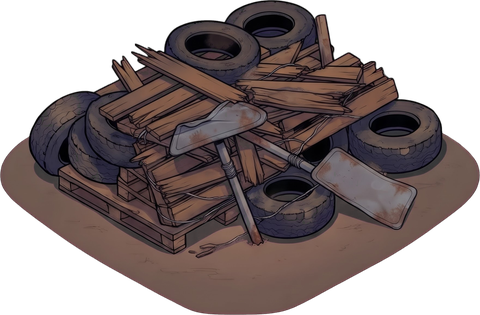
#> input picture images/v3/base_barricade_broken.png, 480 x 315 px; its folder holds only this picture in this run
$ python process_assets.py
#> lines starting #> are read from the running program, lines starting #| are printed output that depends on the picture
#!/usr/bin/env python3
"""Détoure les images générées (Gemini, fond magenta #FF00FF) et les prépare pour le jeu.

Usage :
    python3 tools/process_assets.py            # traite seulement les nouveautés de docs/raw/V3
    python3 tools/process_assets.py --liste    # montre les nouveautés sans rien traiter
    python3 tools/process_assets.py --tout     # retraite tout (après un changement de réglage)
    options : --source docs/raw/V3 --sortie images/v3 --tolerance 60 --douceur 70 --ouverture 4

Nouveauté = image absente de manifest.json, ou dont le fichier a changé (empreinte SHA-1 gardée
dans le manifest). Un personnage déjà traité garde son échelle (echelles_perso du manifest) :
ses nouvelles poses sortent à la même taille que les anciennes.

Pour chaque image (.png, .jpg) du dossier source (jamais modifié ni supprimé ; les sous-dossiers,
archives, sont ignorés) :
1. contrôle du fond : couleur médiane des coins, acceptée si elle est uniforme sur les bords et de
   teinte magenta (rouge et bleu > vert + 100 : magenta pur, délavé ou mauve) ; un faux damier de
   transparence (gris/blanc) est signalé et l'image n'est pas traitée ;
2. clé couleur : distance à la couleur de fond mesurée < tolérance = transparent, puis une zone de
   transition (« douceur ») où l'alpha monte et où la couleur est démélangée du fond ;
3. ombres violettes (ombre peinte en magenta sombre, fumée violette) reliées au fond : noir
   semi-transparent, opacité = assombrissement par rapport au fond ; teinte violette légère reliée
   au fond (bord du tapis, lueur) : désaturée (props, carte, murs) ou effacée (items) ; mauve
   enfermé (ombre peinte sur le tapis des base_, sol vu à travers un objet) : désaturé ;
4. défrangeage : sur les 3 px du bord, la teinte magenta restante est retirée (liseré rose,
   surtout dû à la compression JPEG) ; poussières isolées et traits très fins supprimés ;
5. personnages : le faisceau de lampe peint (clair, hors du contour noir) est retiré, le jeu
   dessine le sien ; les taches détachées du corps (< 2 % de sa surface) sont effacées ;
6. props à socle de dalles (SOCLE) : socle effacé depuis l'extérieur, ombre elliptique douce ;
7. rognage au contenu, puis taille selon le préfixe du nom (voir CATEGORIES) ;
6. floor_ : texture carrée vue de dessus -> losange isométrique de la taille des dalles du jeu
   (rotation 45°, écrasement vertical à Iso.RAPPORT) ;
7. écriture dans le dossier de sortie (nom en minuscules, « - » -> « _ ») et mise à jour de
   manifest.json (taille, ancre aux pieds, coins au sol, anomalies).
Besoin : Python 3, numpy, pillow, scipy.
"""
import argparse
import glob
import hashlib
import json
import os
import re

import numpy as np
from PIL import Image, ImageDraw, ImageFilter
from scipy import ndimage

RACINE = os.path.dirname(os.path.dirname(os.path.abspath(__file__)))
MAGENTA = np.array([255.0, 0.0, 255.0])

# Grille isométrique du jeu (scripts/iso.gd, scripts/niveau.gd)
ISO_K = 0.6
ISO_RAPPORT = 0.588                      # hauteur / largeur d'un losange (1,7:1, pas 2:1)
CASE = 200.0                             # une dalle couvre une case du monde
LARGEUR_CASE_ECRAN = 2 * CASE * ISO_K    # 240 px à l'écran
TEXTURE_X = 2                            # textures à 2x la taille à l'écran (tablette)

# Dalle : même largeur que les dalles V2 de l'atlas (~385 px), losange exact
DALLE_LARGEUR = 384
DALLE_HAUTEUR = round(DALLE_LARGEUR * ISO_RAPPORT)   # 226

# Hauteur (pose debout) des personnages, en pixels de texture : le héros V2 fait ~240 px
# (affiché à 0,5 dans le jeu), le zombie maigre ~200, le gros ~217.
HAUTEURS = {"heros": 240, "heroine": 240, "survivor": 230, "zombie": 210}
# Zombies V4 (planches) : pieds au milieu des deux pieds (voir pieds_milieu)
PIEDS_MILIEU = {"zombie_big", "zombie_thin", "zombie_runner", "heros", "heroine"}   # coureur : seulement ses poses V4 (les V3 gardent leur ancre)
# Rescapés V4 : chacun sa taille (fillette plus petite, adultes plus grands que le garçon au chat)
ACCROUPI = 0.75                          # hauteur de la pose « hiding » des rescapés / hauteur debout
HAUTEURS_PERSO = {"survivor_girl": 200, "survivor_teen": 245, "survivor_grandpa": 250, "survivor_nurse": 260,
                  # Zombies V4 : gros un peu plus haut que le coureur, maigre entre les deux (comme en V2)
                  "zombie_big": 215, "zombie_thin": 205}

# Préfixe -> catégorie
CATEGORIES = {
    "heros": "perso", "heroine": "perso", "zombie": "perso", "survivor": "perso",
    "item": "item", "icon": "icon", "prop": "prop", "base": "prop", "bg": "bg", "floor": "floor",
    "map": "map", "wall": "wall",
}
COTE = {"item": 128, "icon": 192}        # plus grand côté
BG_MAX = 2048
MAP_LARGEUR = 400                        # vignettes de la carte (largeur)
COTE_NOM = {"map_lock": 192}             # exceptions : plus grand côté
# Murs : même échelle que le pan V2 « mur » de l'atlas (data/atlas.gd, 349 px de large pour un pan
# de Mur.LONGUEUR_PANNEAU = 200 unités monde) : un wall_ = un pan.
MUR_LARGEUR = 349
# Mât très haut et fin : mis à l'échelle sur la hauteur (x base_shelter_1), pas sur la largeur
HAUTEUR_RELATIVE = {"base_floodlight": ("base_shelter_1", 1.4)}
# Poses d'un même objet découpées dans une planche (V5) : même échelle pour toutes (leur largeur varie avec le
# canon), début du nom -> échelle depuis la planche source
ECHELLE_PLANCHE = {"base_turret_": 0.5}
# Sols V5 dont Gemini a cerné le carré d'un trait noir : bord rogné (fraction du côté) avant la mise en losange
BORD_SOL = {"floor_asphalt": 0.012}
# base_ dont l'ombre est dessinée détachée sous le tapis de terre (îlot qui flotte) : ombre effacée
SANS_OMBRE_DESSOUS = {"base_infirmary"}
# Objets dont la lueur peinte autour du contour s'est mêlée au magenta (halo rose) : halo effacé
SANS_HALO = {"item_apple"}
# Props dont des restes du contour du socle sont restés détachés : seule la plus grande tache opaque est gardée
UNE_TACHE = {"prop_crate"}

# Fond accepté : rouge et bleu au-dessus du vert d'au moins FOND_ECART (magenta pur, délavé, mauve)
FOND_ECART = 100
# Props posés sur un socle de dalles bleu-gris (joints noirs) à effacer ; les base_ gardent leur tapis
SOCLE = {"prop_sofa_2c", "prop_bed_2c", "prop_fridge", "prop_kitchen_table_2c", "prop_shelf_food_2c",
         "prop_freezer", "prop_checkout_2c", "prop_pallet", "prop_neon",
         # V4 (pharmacie)
         "prop_pharmacy_counter_2c", "prop_pharmacy_shelf_2c", "prop_pharmacy_display", "prop_wheelchair",
         "prop_waiting_chairs_2c", "prop_medical_cabinet", "prop_medical_cart", "prop_pharmacy_cross",
         # V5 (restes V2 des lieux)
         "prop_crate", "prop_crate_big", "prop_cardboard"}
SOCLE_COULEUR = np.array([52.0, 57.0, 82.0])
TACHE_PART = 0.02                        # personnages : taches détachées < 2 % de la surface effacées

# Mots de pose : ce qui les précède nomme le personnage (Heros-walk-a -> heros, même échelle
# pour toutes ses poses : la hauteur médiane de ses poses vaut HAUTEURS[préfixe]).
POSES = {"idle", "iddle", "walk", "run", "attack", "hit", "hurt", "death", "die", "dead",
         "hide", "hiding", "follow", "happy", "back", "front", "side", "a", "b", "c", "d", "1", "2", "3", "4"}


def categorie(nom):
    m = re.match(r"([a-z]+)[-_]", nom.lower())
    if not m or m.group(1) not in CATEGORIES:
        return None, None
    return m.group(1), CATEGORIES[m.group(1)]


# [8 lines left out: function personnage, not called in this run]


# --- Contrôle du fond ---------------------------------------------------------------------

def examiner_fond(p, tolerance):
    """Regarde une bande de 4 % sur les bords : ('magenta', couleur mesurée, part), ('damier', ...)
    ou ('inconnu', ...). Couleur = médiane des 4 coins ; acceptée si au moins 60 % des bords en
    sont proches et si elle est de teinte magenta (rouge et bleu > vert + FOND_ECART)."""
    h, w, _ = p.shape
    m = max(4, int(min(h, w) * 0.04))
    bord = np.concatenate([p[:m].reshape(-1, 3), p[-m:].reshape(-1, 3),
                           p[:, :m].reshape(-1, 3), p[:, -m:].reshape(-1, 3)])
    coins = np.concatenate([p[:m, :m].reshape(-1, 3), p[:m, -m:].reshape(-1, 3),
                            p[-m:, :m].reshape(-1, 3), p[-m:, -m:].reshape(-1, 3)])
    couleur = np.median(coins, axis=0)
    part = float((np.linalg.norm(bord - couleur, axis=-1) < tolerance / 2).mean())
    teinte = couleur[0] - couleur[1] >= FOND_ECART and couleur[2] - couleur[1] >= FOND_ECART
    if part > 0.6 and teinte:
        return "magenta", couleur, part
    part_magenta = float((np.linalg.norm(bord - MAGENTA, axis=-1) < tolerance).mean())
    # Damier : gris neutres clairs, sur deux niveaux, qui alternent
    neutre = (bord.max(-1) - bord.min(-1) < 24) & (bord.mean(-1) > 110)
    if neutre.mean() > 0.6:
        lum = bord[neutre].mean(-1)
        if np.percentile(lum, 90) - np.percentile(lum, 10) > 12:
            return "damier", None, part_magenta
    return "inconnu", None, part_magenta


# [127 lines left out: functions damier_interieur, detourer, ombres_violettes, devioler, desaturer_mauve, taches and 1 more, not called in this run]


def eroder(masque, rayon):
    im = Image.fromarray((masque * 255).astype(np.uint8))
    return np.asarray(im.filter(ImageFilter.MinFilter(2 * rayon + 1))) > 127


def dilater(masque, rayon):
    im = Image.fromarray((masque * 255).astype(np.uint8))
    return np.asarray(im.filter(ImageFilter.MaxFilter(2 * rayon + 1))) > 127


# [57 lines left out: functions defranger, nettoyer, ouvrir, connexe, retirer_faisceau, not called in this run]


# --- Mise en forme ---------------------------------------------------------------------------

def vers_image(rgb, alpha):
    return Image.fromarray(np.dstack([np.clip(rgb, 0, 255), alpha * 255]).astype(np.uint8))


# [12 lines left out: functions boite_utile, redimensionner, not called in this run]


def echelle_vers(image, cote):
    e = cote / max(image.size)
    return e


# [108 lines left out: functions ancres, sans_ombre_pieds, une_tache, sans_halo, sans_ombre_dessous, pieds_milieu and 2 more, not called in this run]


# --- Traitement ------------------------------------------------------------------------------

def traiter(chemin, args):
    nom = os.path.splitext(os.path.basename(chemin))[0]
    sortie = re.sub(r"[-\s]+", "_", nom.lower())
    res = {"nom": sortie, "source": os.path.relpath(chemin, RACINE), "anomalies": []}
    prefixe, cat = categorie(nom)
    res["categorie"] = cat or "inconnue"
    if cat is None:
        res["anomalies"].append("préfixe inconnu : traitée sans redimensionnement")
    if chemin.lower().endswith((".jpg", ".jpeg")):
        res["anomalies"].append("JPEG (pas PNG) : fond magenta bruité, tolérance appliquée")

    source = Image.open(chemin)
    if source.mode in ("RGBA", "LA", "P") and "A" in source.convert("RGBA").getbands():
        a = np.asarray(source.convert("RGBA").getchannel("A"))
        if a.min() < 255:
            res["anomalies"].append("contient déjà de la transparence (ignorée)")
    p = np.asarray(source.convert("RGB")).astype(float)

    # Dalles et fonds remplissent souvent toute l'image : détourés seulement si bordés de magenta
    fond, couleur, part = examiner_fond(p, args.tolerance)
    plein = cat in ("floor", "bg") and fond != "magenta"
    if fond == "damier" and cat != "floor":
        res["anomalies"].append("FAUX DAMIER de transparence au lieu du magenta : non traitée")
        res["rejet"] = True
        return res, None
    if fond != "magenta" and not plein:
        res["anomalies"].append("fond pas magenta (%.0f %% des bords) : non traitée" % (part * 100))
        res["rejet"] = True
        return res, None

    if plein:
        rgb, alpha = p.copy(), np.ones(p.shape[:2])
    else:
        rgb, alpha = detourer(p, couleur, args.tolerance, args.douceur)
        res["fond"] = [int(round(c)) for c in couleur]
        if np.linalg.norm(couleur - MAGENTA) > args.tolerance:
            res["anomalies"].append("fond magenta délavé %s : détouré sur cette couleur" % res["fond"])
    if cat != "floor" and damier_interieur(p, alpha):
        res["anomalies"].append("FAUX DAMIER dans l'image (derrière le sujet) : à régénérer")
    violet = np.zeros(alpha.shape, bool)
    if not plein and cat != "floor":
        violet = ombres_violettes(p, couleur, rgb, alpha)
        if violet.any():
            res["ombre_violette_px"] = int(violet.sum())
        if cat in ("prop", "map", "wall", "item"):
            teinte = devioler(p, rgb, alpha, violet, effacer=cat == "item")
            if teinte:
                res["teinte_violette_px"] = teinte
        if cat == "prop":
            res["mauve_desature_px"] = desaturer_mauve(rgb, alpha, sombre_seulement=prefixe != "base")
    if not plein:
        res["defrange_px"] = defranger(rgb, alpha)
        res["poussieres_px"] = nettoyer(alpha)
    if cat == "perso" and prefixe != "survivor":     # seuls le héros et les zombies V3 ont une lampe
        retire = retirer_faisceau(rgb, alpha)
        if retire:
            res["faisceau_retire_px"] = retire
            res["anomalies"].append("faisceau de lampe peint, retiré (%d px)" % retire)
    if cat != "floor" and not plein:
        res["traits_fins_px"] = ouvrir(alpha, args.ouverture)
    if cat == "perso":
        tache = taches(alpha, TACHE_PART)
        if tache:
            res["taches_px"] = tache
            res["anomalies"].append("taches détachées du corps effacées (%d px)" % tache)
    if sortie in SOCLE:
        # Le socle montre l'emprise : l'échelle se calcule sur sa largeur, pas sur celle de l'objet
        xs = np.nonzero((alpha > 8 / 255).any(axis=0))[0]
        res["largeur_socle_source"] = int(xs.max() - xs.min() + 1)
        res["socle_px"] = effacer_socle(p, rgb, alpha, violet)
        res["anomalies"].append("socle de dalles effacé (%d px), ombre elliptique ajoutée" % res["socle_px"])

    image = vers_image(rgb, alpha)
    boite = boite_utile(image)
    if boite is None:
        res["anomalies"].append("vide après détourage : non traitée")
        res["rejet"] = True
        return res, None
    w, h = image.size
    if cat not in ("floor", "bg") and (boite[0] <= 1 or boite[1] <= 1 or boite[2] >= w - 1 or boite[3] >= h - 1):
        res["anomalies"].append("touche le bord de l'image : sujet peut-être coupé")
    image = image.crop(boite)
    res["prefixe"] = prefixe
    res["personnage"] = personnage(nom) if cat == "perso" else None
    return res, image


# [61 lines left out: function mettre_a_taille, not called in this run]


def empreinte(chemin):
    with open(chemin, "rb") as fh:
        return hashlib.sha1(fh.read()).hexdigest()


def nom_sortie(chemin):
    return re.sub(r"[-\s]+", "_", os.path.splitext(os.path.basename(chemin))[0].lower())


def main():
    ap = argparse.ArgumentParser(description=__doc__, formatter_class=argparse.RawDescriptionHelpFormatter)
    ap.add_argument("--source", default=os.path.join(RACINE, "docs", "raw", "V3"))
    ap.add_argument("--sortie", default=os.path.join(RACINE, "images", "v3"))
    ap.add_argument("--manifest", default=None, help="défaut : <sortie>/manifest.json")
    ap.add_argument("--tolerance", type=float, default=60, help="distance RGB au magenta = transparent")
    ap.add_argument("--douceur", type=float, default=70, help="largeur de la transition vers l'opaque")
    ap.add_argument("--ouverture", type=int, default=4, help="traits plus fins que 2 x N px effacés (0 = rien)")
    ap.add_argument("--liste", action="store_true", help="montre seulement les nouveautés, sans rien traiter")
    ap.add_argument("--tout", action="store_true", help="retraite toutes les images (et recalcule les échelles)")
    args = ap.parse_args()
    manifest_chemin = args.manifest or os.path.join(args.sortie, "manifest.json")

    manifest = {"images": {}}
    if os.path.exists(manifest_chemin):
        with open(manifest_chemin, encoding="utf-8") as fh:
            manifest = json.load(fh)
    connues = manifest["images"]

    fichiers = sorted(f for f in glob.glob(os.path.join(args.source, "*"))
                      if f.lower().endswith((".png", ".jpg", ".jpeg")))
    if not fichiers:
        print("Aucune image dans", args.source)
        return

    # Nouveautés : image absente du manifest, ou modifiée depuis (empreinte du fichier source)
    a_traiter, a_jour, vus = [], [], {}
    for f in fichiers:
        cle = nom_sortie(f)
        if cle in vus:
            print("  ignorée :", os.path.basename(f), "donnerait le même fichier que", os.path.basename(vus[cle]))
            continue
        vus[cle] = f
        ancienne = connues.get(cle)
        if ancienne is None:
            etat = "nouvelle"
        elif ancienne.get("empreinte") != empreinte(f):
            etat = "modifiée"
        else:
            etat = None
        if etat or args.tout:
            a_traiter.append((f, etat or "retraitée"))
        else:
            a_jour.append(cle)
    disparues = sorted(set(connues) - set(vus))

    print("Déjà traitées, inchangées : %d" % len(a_jour))
    print("À traiter : %d" % len(a_traiter))
    for f, etat in a_traiter:
        print("  %-30s %s" % (os.path.basename(f), etat))
    if disparues:
        print("Dans le manifest mais plus dans la source (gardées) :", ", ".join(disparues))
    if args.liste or not a_traiter:
        return

    resultats = []
    for f, etat in a_traiter:
        print("…", os.path.basename(f), flush=True)
        res, image = traiter(f, args)
#> in traiter, source is the input picture: PIL image 480x315 RGBA; mean R, G, B, A 54.5, 43.2, 42.5, 162.2
#> in traiter, `a = np.asarray(source.convert("RGBA").getchannel("A"))`:
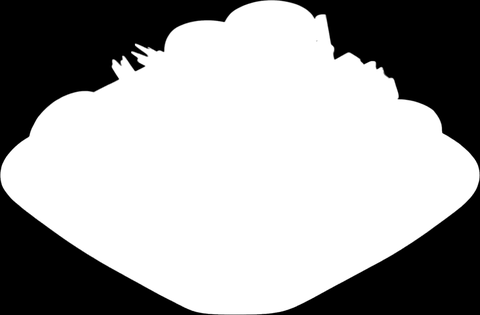
#> a: shape (315, 480); min 0, max 255, mean 162.2
#> in traiter, `p = np.asarray(source.convert("RGB")).astype(float)`:
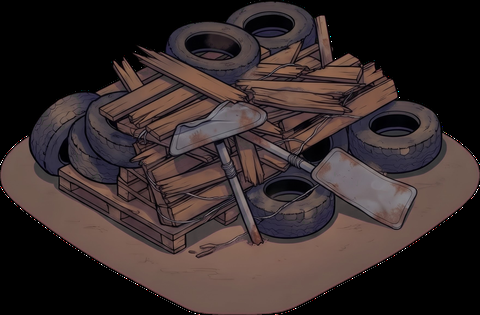
#> p: shape (315, 480, 3) float64; mean R, G, B 54.5, 43.2, 42.5
#> in examiner_fond, `coins = np.concatenate([p[:m, :m].reshape(-1, 3), p[:m, -m:].reshape(-..`: coins = 576 rows, first 8: [0, 0, 0], [0, 0, 0], [0, 0, 0], [0, 0, 0], [0, 0, 0], [0, 0, 0], [0, 0, 0], [0, 0, 0]
#> in examiner_fond, `couleur = np.median(coins, axis=0)`: couleur = [0, 0, 0]
#> in examiner_fond, `part = float((np.linalg.norm(bord - couleur, axis=-1) < tolerance / 2)..`: part = 0.861
#> in examiner_fond, `teinte = couleur[0] - couleur[1] >= FOND_ECART and couleur[2] - couleu..`: teinte = False
#> in examiner_fond, `part_magenta = float((np.linalg.norm(bord - MAGENTA, axis=-1) < tolera..`: part_magenta = 0
#> in traiter, `fond, couleur, part = examiner_fond(p, args.tolerance)`: fond = 'inconnu'; part = 0
#> in traiter, `plein = cat in ("floor", "bg") and fond != "magenta"`: plein = False
        res["empreinte"] = empreinte(f)
        resultats.append((res, image))

    # Échelle commune par personnage : hauteur médiane de ses poses = HAUTEURS[préfixe].
    # Un personnage déjà connu garde son échelle (ses nouvelles poses restent à la même taille).
    # --tout : seuls les personnages de ce dossier sont recalculés (les autres gardent leur échelle)
    echelles = dict(manifest.get("echelles_perso", {}))
    if args.tout:
        lot = {res["personnage"] for res, _ in resultats if res["categorie"] == "perso"}
        echelles = {k: v for k, v in echelles.items() if k.split("|")[0] not in lot}
    # Planches V4 : les poses de dos sont souvent dessinées à une autre taille que celles de profil, d'où une
    # échelle à part pour elles (clé « <perso>|back »). Le coup (bras levés) ne compte pas dans la médiane.
    hauteurs = {}
    for res, image in resultats:
        if image is not None and res["categorie"] == "perso" and res["personnage"] not in echelles:
            groupe = res["personnage"] + ("|back" if "_back_" in res["nom"] else "")
            if not res["nom"].endswith("_attack"):
                hauteurs.setdefault(groupe, []).append((res["prefixe"], image.height))
    for groupe, liste in hauteurs.items():
        perso = groupe.split("|")[0]
        echelles[groupe] = HAUTEURS_PERSO.get(perso, HAUTEURS[liste[0][0]]) / float(np.median([h for _, h in liste]))
    hauteurs = {g.split("|")[0]: True for g in hauteurs}
    # Personnage connu dont les nouvelles poses viennent d'ailleurs (planche V4 : autre résolution que ses
    # images V3) : échelle de ce lot telle que leur hauteur médiane = celle de ses poses déjà traitées.
    echelles_lot = dict(echelles)
    nouvelles = {}
    for res, image in resultats:
        if image is not None and res["categorie"] == "perso" and res["personnage"] not in hauteurs:
            nouvelles.setdefault(res["personnage"], []).append((res, image))
    for perso, liste in nouvelles.items():
        lot = {n: True for n in (r["nom"] for r, _ in liste)}
        anciennes = [v for k, v in connues.items() if v.get("personnage") == perso and k not in lot and "taille" in v]
        dossiers = {os.path.dirname(v["source"]) for v in anciennes}
        if anciennes and os.path.dirname(liste[0][0]["source"]) not in dossiers:
            debout = [im.height for r, im in liste if not r["nom"].endswith(("_attack", "_hiding"))] or [im.height for _, im in liste]
            echelles_lot[perso] = float(np.median([v["taille"][1] for v in anciennes])) / float(np.median(debout))

    # Hauteurs de référence (HAUTEUR_RELATIVE) : images de ce lot d'abord, sinon le manifest
    hauteurs = {k: v["taille"][1] for k, v in connues.items() if "taille" in v}
    refs = {ref for ref, _ in HAUTEUR_RELATIVE.values()}
    resultats.sort(key=lambda ri: ri[0]["nom"] not in refs)
    os.makedirs(args.sortie, exist_ok=True)
    traitees, anomalies = [], []
    for res, image in resultats:
        if image is not None:
            image = mettre_a_taille(res, image, echelles_lot, hauteurs)
            hauteurs[res["nom"]] = image.height
            fichier = os.path.join(args.sortie, res["nom"] + ".png")
            image.save(fichier, optimize=True)
            res["fichier"] = os.path.relpath(fichier, RACINE)
            traitees.append(res)
        entree = {k: v for k, v in res.items() if v is not None and k not in ("prefixe",)}
        connues[res["nom"]] = entree
        if res["anomalies"]:
            anomalies.append(res)
    manifest["echelles_perso"] = {k: round(v, 6) for k, v in sorted(echelles.items())}
    manifest["reglages"] = {"tolerance": args.tolerance, "douceur": args.douceur, "ouverture": args.ouverture,
                            "hauteurs_perso": HAUTEURS, "dalle": [DALLE_LARGEUR, DALLE_HAUTEUR],
                            "iso_rapport": ISO_RAPPORT, "largeur_case_texture": LARGEUR_CASE_ECRAN * TEXTURE_X}
    with open(manifest_chemin, "w", encoding="utf-8") as fh:
        json.dump(manifest, fh, ensure_ascii=False, indent=1, sort_keys=True)

    print("\nTraitées (%d) :" % len(traitees))
    for r in traitees:
        print("  %-28s %-6s %4dx%-4d pieds=%s" % (r["nom"] + ".png", r["categorie"], r["taille"][0], r["taille"][1],
                                                 r.get("ancre_pieds", "-")))
    print("\nAnomalies (%d) :" % len(anomalies))
    for r in anomalies:
        print("  %s%s" % (os.path.basename(r["source"]), " [REJETÉE]" if r.get("rejet") else ""))
        for a in r["anomalies"]:
            print("      -", a)
    print("\nManifest :", os.path.relpath(manifest_chemin, RACINE))


if __name__ == "__main__":
    main()
